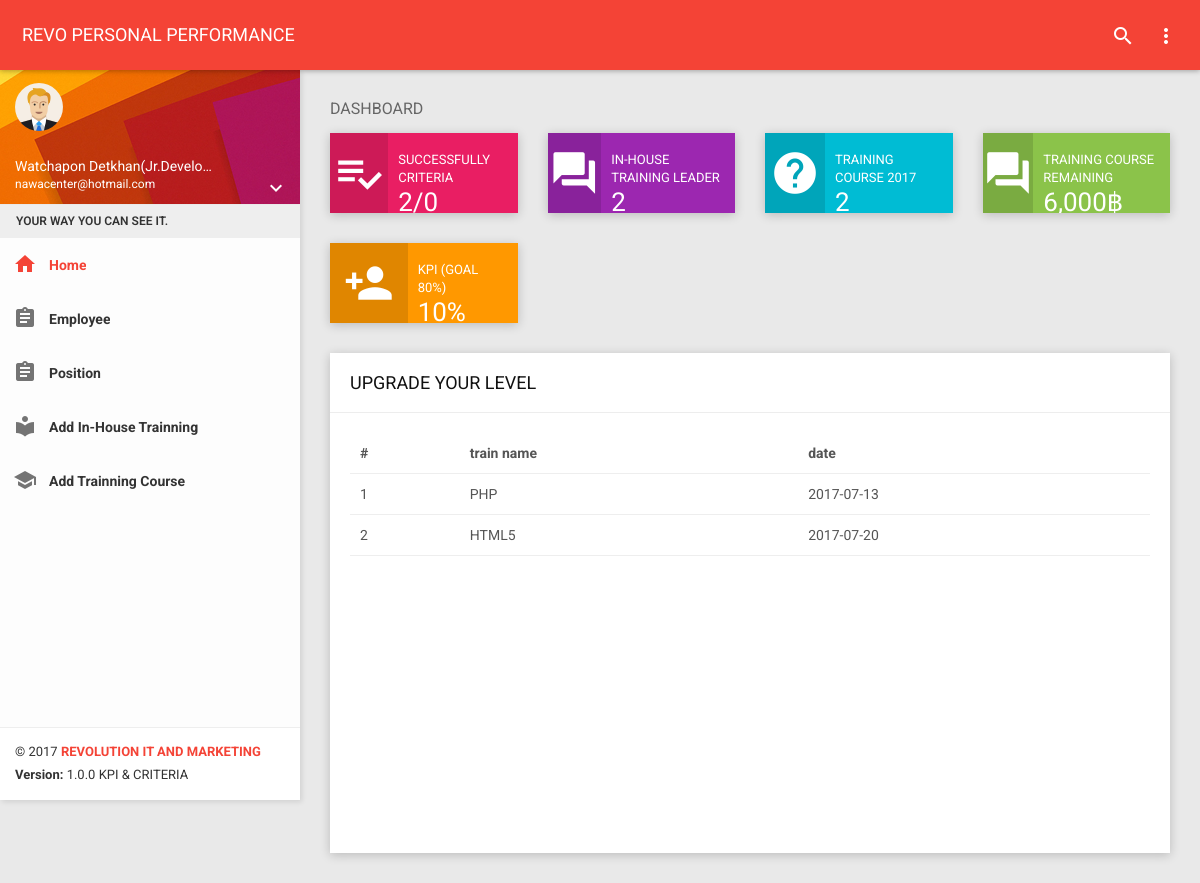
The page /dashboard.php?page=list_inhouse_training (signed in) on the database its author committed.
### tables this page shows
CREATE TABLE `in_house_train` (
  `in_house_train_id` int(6) NOT NULL,
  `in_house_train_name` varchar(200) DEFAULT NULL,
  `employee_id` int(4) DEFAULT NULL,
  `in_house_train_day` date DEFAULT NULL
);

### controller/dashboard.php (called while the page is built, shortened)
<?php
require_once("class/trainning.php");
$obj_trainning= new trainning;
 ?>

### controller/class/database.php (called while the page is built, shortened)
<?php
Class MyDatabase
{
  function MyDatabase()
  {
    $server="localhost";
    $user="root";
    $pass="000000";
    $database="kpi";
    $this->con=mysqli_connect($server,$user,$pass,$database);
  }
  function fncSelectRecord($strCondition)
  {
      $strSQL = "$strCondition";
      $objQuery =mysqli_query($this->con,$strSQL);
      if(!$objQuery){
        $num_rows =0;
      }else{
        $num_rows = mysqli_num_rows($objQuery);
      }
      $rowResult = array();
      if ($num_rows>0) {
        while($row =mysqli_fetch_assoc($objQuery)){
        $rowResult[] = $row;
      }
  }
    return   $rowResult;
  }
  function __destruct() {
      return mysqli_close($this->con);
    }
}
 ?>

### controller/class/trainning.php (called while the page is built, shortened)
<?php
require_once("database.php");
class trainning
{
public function listInHouse()
{
  $year=date("Y");
  $employee_id = $_SESSION['employee_id'];
  $clsMyDB = new MyDatabase();
  $sqlCondition = "SELECT *  FROM in_house_train WHERE employee_id ='$employee_id' and year(in_house_train_day)='$year'";
  $objSelect = $clsMyDB->fncSelectRecord($sqlCondition);
  if(!$objSelect)
  {
  $data="No data";
  }
  else{
  $data=$objSelect;
  }
  return $data;
}
}
 ?>

### list_inhouse_training.php (the view)
<?php
$data_list_in_house=$obj_trainning->listInHouse();
$totaldata=count($data_list_in_house);
if($totaldata>0){
 ?>
 <div class="header">
     <h2>UPGRADE YOUR LEVEL</h2>
 </div>
 <div class="body">
  <div class="table-responsive">
      <table class="table table-hover dashboard-task-infos">
          <thead>
              <tr>
                  <th>#</th>
                  <th>train name</th>
                  <th>date</th>
              </tr>
          </thead>
          <tbody>
          <?php
          for ($i=0; $i <$totaldata ; $i++) {
            ?>
            <tr>
                <td><?= ($i+1) ?></td>
                <td><?=$data_list_in_house[$i]["in_house_train_name"]?></td>
                <td><?=$data_list_in_house[$i]["in_house_train_day"]?></td>
            </tr>
            <?php
          }
?>
          </tbody>
      </table>
  </div>
   </div>
  <?php
}else{
  echo "no data";
}
   ?>

### rows shown on the page
in_house_train: in_house_train_name "PHP", in_house_train_day "2017-07-13"
in_house_train: in_house_train_name "HTML5", in_house_train_day "2017-07-20"

### other values the page prints
$_SESSION['name'] "Watchapon Detkhan"
$_SESSION['position_name'] "Jr.Develo…"
$_SESSION['username'] "nawacenter@hotmail.com"
$data_criteria "2"
$data_criteria_all "0"
$data_count_in_house "2"
$data_count_trainning_course "2"
$data_trainning_remaining "6,000"
$data_kpi "10"
